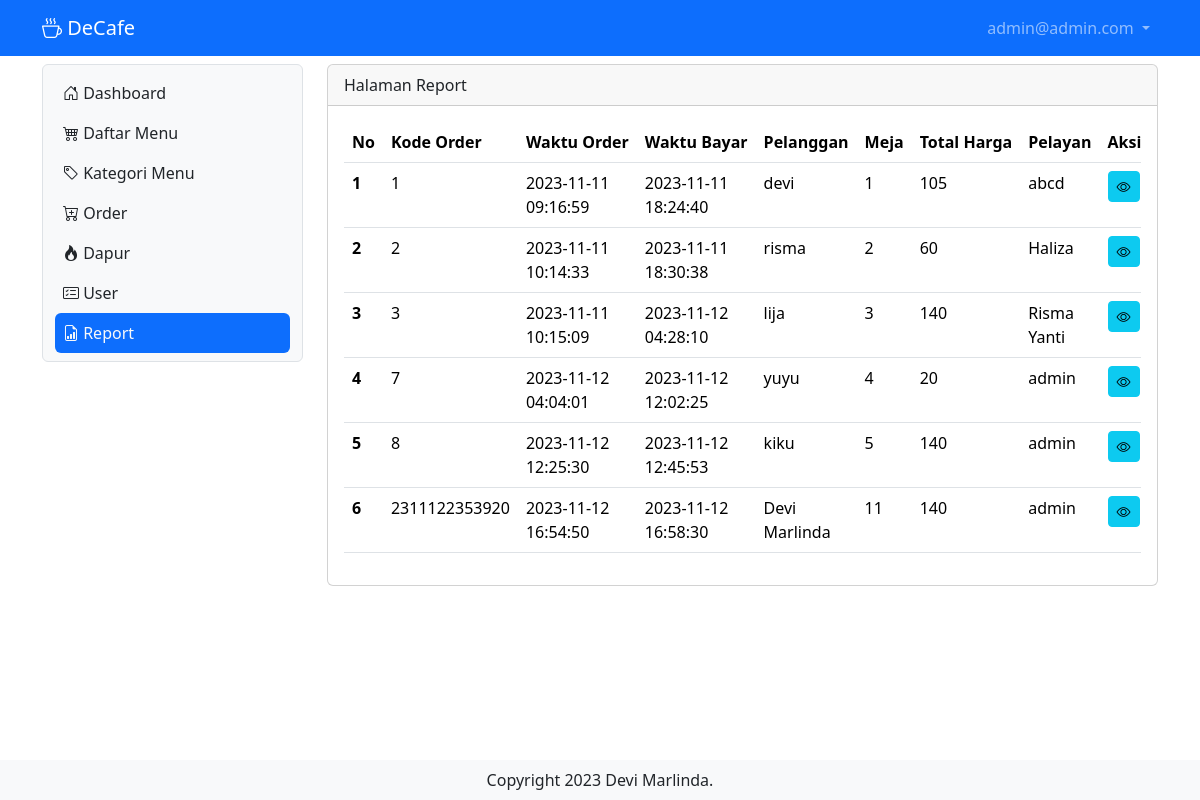
/report (signed in), run on an earlier commit of the app's database.
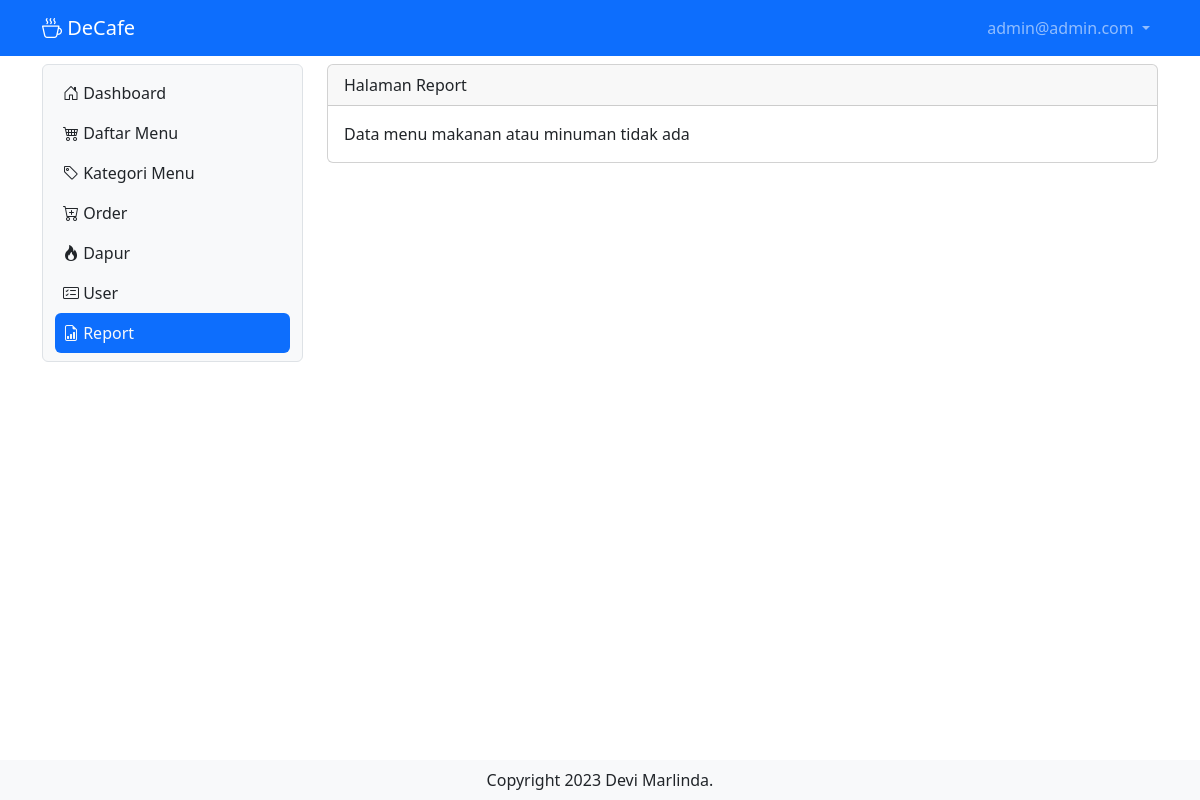
And on a later commit of the database.
### tables this page shows
CREATE TABLE IF NOT EXISTS `tb_order` (
  `id_order` bigint NOT NULL AUTO_INCREMENT,
  `pelanggan` varchar(200) DEFAULT NULL,
  `meja` int DEFAULT NULL,
  `pelayan` int DEFAULT NULL,
  `waktu_order` timestamp NULL DEFAULT CURRENT_TIMESTAMP,
  PRIMARY KEY (`id_order`),
  KEY `pelayan` (`pelayan`),
  CONSTRAINT `FK_tb_order_tb_user` FOREIGN KEY (`pelayan`) REFERENCES `tb_user` (`id`) ON DELETE RESTRICT ON UPDATE CASCADE
);

CREATE TABLE IF NOT EXISTS `tb_bayar` (
  `id_bayar` bigint NOT NULL,
  `nominal_uang` bigint DEFAULT NULL,
  `total_bayar` bigint DEFAULT NULL,
  `waktu_bayar` timestamp NULL DEFAULT CURRENT_TIMESTAMP ON UPDATE CURRENT_TIMESTAMP,
  PRIMARY KEY (`id_bayar`)
);

CREATE TABLE IF NOT EXISTS `tb_user` (
  `id` int NOT NULL AUTO_INCREMENT,
  `nama` varchar(200) DEFAULT NULL,
  `username` varchar(200) DEFAULT NULL,
  `password` varchar(200) DEFAULT NULL,
  `level` int DEFAULT NULL,
  `nohp` varchar(15) DEFAULT NULL,
  `alamat` varchar(300) DEFAULT NULL,
  PRIMARY KEY (`id`) USING BTREE
);

### report.php (the view, shortened to what this page needs)
<?php
include "proses/connect.php";
$query = mysqli_query($conn, "SELECT tb_order.*,tb_bayar.*,nama, SUM(harga*jumlah) AS harganya FROM tb_order
    LEFT JOIN tb_user ON tb_user.id = tb_order.pelayan
    LEFT JOIN tb_list_order ON tb_list_order.kode_order = tb_order.id_order
    LEFT JOIN tb_daftar_menu ON tb_daftar_menu.id = tb_list_order.menu
    JOIN tb_bayar ON tb_bayar.id_bayar = tb_order.id_order
    GROUP BY id_order ORDER BY waktu_order ASC");
while ($record = mysqli_fetch_array($query)) {
    $result[] = $record;
}
?>
<div class="col-lg-9 mt-2">
    <div class="card">
        <div class="card-header">
            Halaman Report
        </div>
        <div class="card-body">
        <?php
        if (empty($result)) {
            echo "Data menu makanan atau minuman tidak ada";
        } else {
        ?>
            <div class="table-responsive">
                <table class="table table-hover">
                    <thead>
                        <tr class="text-nowrap">
                            <th scope="col">No</th>
                            <th scope="col">Kode Order</th>
                            <th scope="col">Waktu Order</th>
                            <th scope="col">Waktu Bayar</th>
                            <th scope="col">Pelanggan</th>
                            <th scope="col">Meja</th>
                            <th scope="col">Total Harga</th>
                            <th scope="col">Pelayan</th>
                            <th scope="col">Aksi</th>
                        </tr>
                    </thead>
                    <tbody>
                        <?php
                        $no = 1;
                        foreach ($result as $row) {
                        ?>
                            <tr>
                                <th scope="row"><?php echo $no++ ?></th>
                                <td>
                                    <?php echo $row['id_order'] ?>
                                </td>
                                <td>
                                <?php echo $row['waktu_order'] ?>
                            </td>
                            <td>
                                <?php echo $row['waktu_bayar'] ?>
                            </td>
                            <td>
                                <?php echo $row['pelanggan'] ?>
                            </td>
                            <td>
                                <?php echo $row['meja'] ?>
                            </td>
                            <td>
                                <?php echo number_format((int)$row['harganya'], 0, ',', '.') ?>
                            </td>
                            <td>
                                <?php echo $row['nama'] ?>
                            </td>
                            <td>
                                <div class="d-flex">
                                    <a class="btn btn-info btn-sm me-1" href="./?x=viewitem&order=<?php echo $row['id_order'] . "&meja=" . $row['meja'] . "&pelanggan=" . $row['pelanggan'] ?>"><i class="bi bi-eye"></i></a>
                                </div>
                            </td>
                            </tr>
                        <?php
                                        }
                        ?>
                        </tbody>
                        </table>
                    </div>
                <?php
                        }
                ?>
                </div>
                </div>
                </div>

What changed in the data, as far as the page shows it:
removed tb_order: id_order "1", waktu_order "2023-11-11 09:16:59", tb_bayar.waktu_bayar "2023-11-11 18:24:40", pelanggan "devi", meja "1", harganya "105", pelayan.nama "abcd"
removed tb_order: id_order "2", waktu_order "2023-11-11 10:14:33", tb_bayar.waktu_bayar "2023-11-11 18:30:38", pelanggan "risma", meja "2", harganya "60", pelayan.nama "Haliza"
removed tb_order: id_order "3", waktu_order "2023-11-11 10:15:09", tb_bayar.waktu_bayar "2023-11-12 04:28:10", pelanggan "lija", meja "3", harganya "140", pelayan.nama "Risma Yanti"
removed tb_order: id_order "7", waktu_order "2023-11-12 04:04:01", tb_bayar.waktu_bayar "2023-11-12 12:02:25", pelanggan "yuyu", meja "4", harganya "20", pelayan.nama "admin"
removed tb_order: id_order "8", waktu_order "2023-11-12 12:25:30", tb_bayar.waktu_bayar "2023-11-12 12:45:53", pelanggan "kiku", meja "5", harganya "140", pelayan.nama "admin"
removed tb_order: id_order "2311122353920", waktu_order "2023-11-12 16:54:50", tb_bayar.waktu_bayar "2023-11-12 16:58:30", pelanggan "Devi Marlinda", meja "11", harganya "140", pelayan.nama "admin"
Also different on the page:
text no longer shown: "No Kode Order Waktu Order Waktu Bayar Pelanggan Meja Total Harga Pelayan Aksi"
text now shown: "Data menu makanan atau minuman tidak ada"
